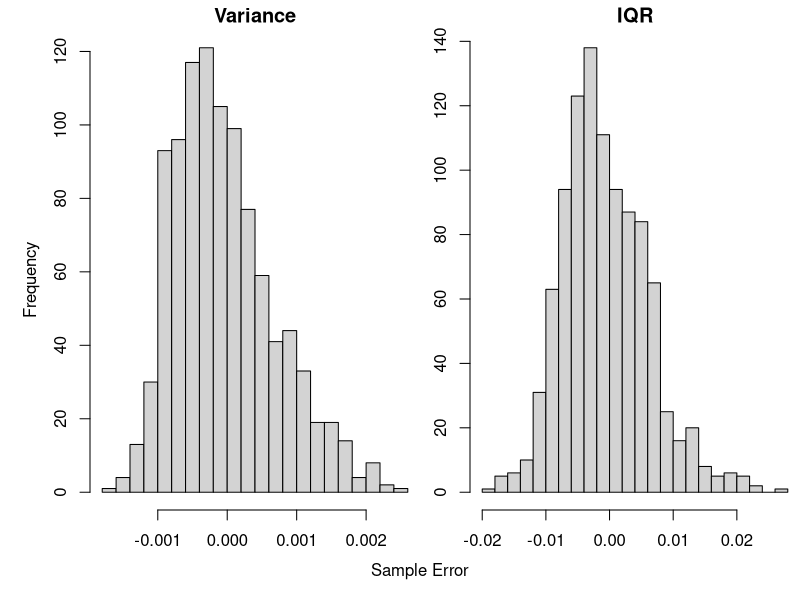
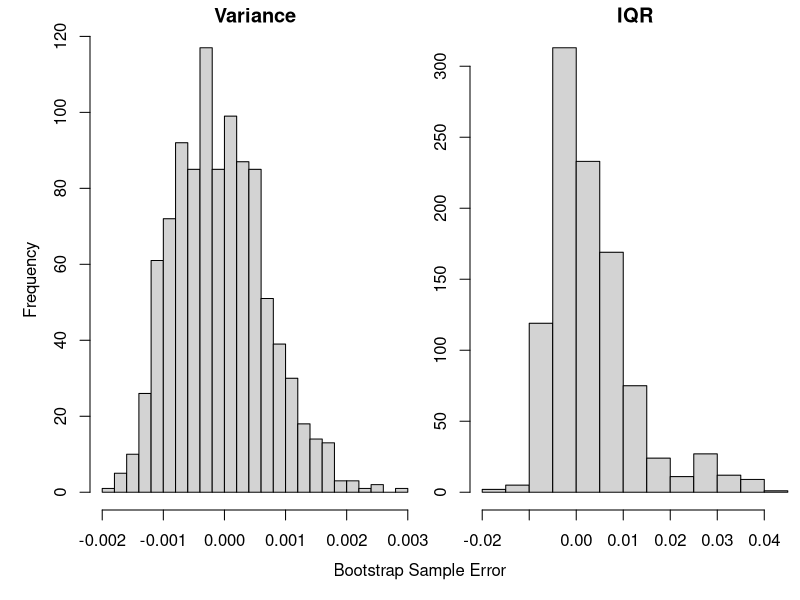
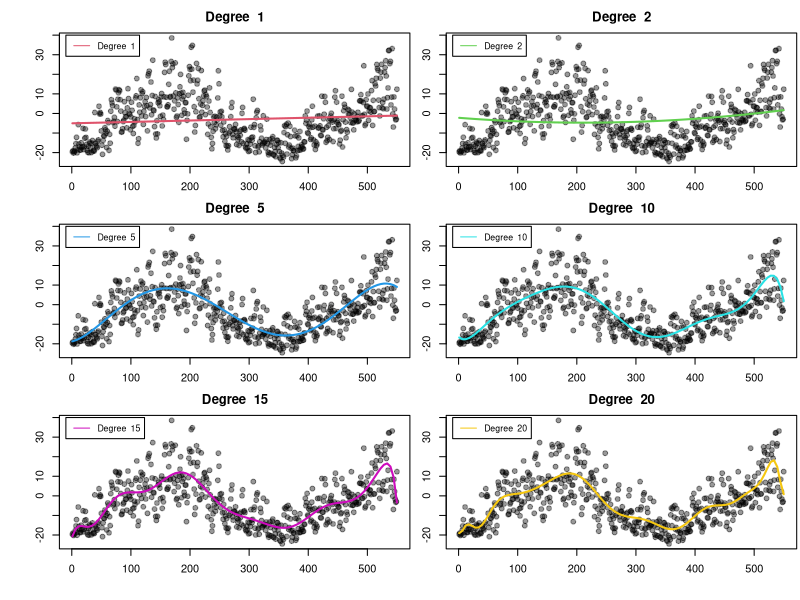
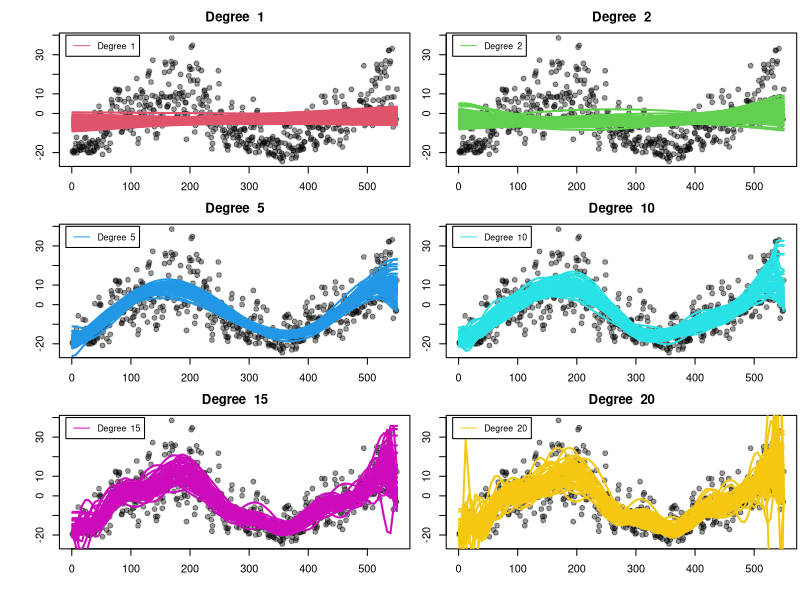

Here is the R script that generated these plots, in order: (Note: a time limit stopped this script after it produced the figures.)
## ---- chunk 1
econ <- read.csv("EconomicMobility.csv", header=TRUE)

VarIQR <- function(pop) {
  pop.var <- sum((pop - mean(pop))^2) / length(pop)
  pop.iqr <- IQR(pop)
  c(pop.var, pop.iqr)
}
pop.res <- VarIQR(econ$Mobility)
pop.res
## ---- chunk 2
M <- 1000
n <- 100
set.seed(341)
samples <- sapply(1:M, FUN = function(m) sample(econ$Mobility, n, replace=FALSE))

samp.res <- apply(samples, MARGIN=2, FUN=VarIQR)
samp.var.err <- samp.res[1,] - pop.res[1]
samp.iqr.err <- samp.res[2,] - pop.res[2]

par(mfrow=c(1,2), mar=c(2.5, 2.5, 1.5, 0), oma=c(2, 2, 0, 0))
hist(samp.var.err, breaks=20, main='Variance')
hist(samp.iqr.err, breaks=20, main='IQR')
mtext("Sample Error", side=1, line=0, outer=TRUE, cex=1)
mtext("Frequency", side=2, line=0, outer=TRUE, cex=1, las=0)
## ---- chunk 3
CommunitiesSample = c(265, 596, 270, 334, 653, 273,  93,  58, 113, 668, 235, 243, 703, 672, 411, 231, 723, 
                      127, 640, 217, 626, 279, 482, 395, 410, 162,   7, 603,  28, 100,  68, 141, 593, 564,
                      557, 604, 443, 202, 480, 285, 210, 585, 199, 224, 577, 551, 464, 611, 292, 649,  80,
                      180,   3, 463, 479,  77, 453, 241, 548, 488, 447, 396, 124, 552, 340, 615,  63, 380,
                      599, 590, 386,  99, 374, 225, 116, 610, 215, 651,  55, 563, 562, 122, 476, 355,  36,
                      293, 534, 652,  53, 571, 398, 353, 383, 627, 352, 377, 537, 151, 392,  51)
## ---- chunk 4
comm.samp <- econ$Mobility[CommunitiesSample]
comm.samp.res <- VarIQR(comm.samp)
comm.samp.res
## ---- chunk 5
B <- 1000
n <- length(comm.samp)
set.seed(341)
boot.samples <- sapply(1:B, FUN = function(m) sample(comm.samp, n, replace=TRUE))

boot.samp.res <- apply(boot.samples, MARGIN=2, FUN=VarIQR)
boot.samp.var.err <- boot.samp.res[1,] - comm.samp.res[1]
boot.samp.iqr.err <- boot.samp.res[2,] - comm.samp.res[2]

par(mfrow=c(1,2), mar=c(2.5, 2.5, 1.5, 0), oma=c(2, 2, 0, 0))
hist(boot.samp.var.err, breaks=20, main='Variance')
hist(boot.samp.iqr.err, breaks=20, main='IQR')
mtext("Bootstrap Sample Error", side=1, line=0, outer=TRUE, cex=1)
mtext("Frequency", side=2, line=0, outer=TRUE, cex=1, las=0)
## ---- chunk 6
se.var <- sd(boot.samp.res[1,])
se.iqr <- sd(boot.samp.res[2,])
c(se.var, se.iqr)
## ---- chunk 7
quantile(boot.samp.res[1,], probs=c(0.025, 0.975))
quantile(boot.samp.res[2,], probs=c(0.025, 0.975))
## ---- chunk 8
set.seed(341)
numIntervals <- 100
fit.var <- 0
fit.iqr <- 0
for (i in 1:numIntervals){
  B <- 1000
  n <- 100
  one.samp <- sample(econ$Mobility, n, replace=FALSE)
  boot.samps <- sapply(1:B, FUN = function(m) sample(one.samp, n, replace=TRUE))
  boot.samps.res <- apply(boot.samps, MARGIN=2, FUN=VarIQR)
  boot.samps.var <- boot.samps.res[1,]
  boot.samps.iqr <- boot.samps.res[2,]
  var.percent <- quantile(boot.samps.var, probs=c(0.025, 0.975))
  iqr.percent <- quantile(boot.samps.iqr, probs=c(0.025, 0.975))
  if (pop.res[1] >= var.percent[1] && pop.res[1] <= var.percent[2]) {
    fit.var <- fit.var + 1
  }
  if (pop.res[2] >= iqr.percent[1] && pop.res[2] <= iqr.percent[2]) {
    fit.iqr <- fit.iqr + 1
  }
}
c(fit.var, fit.iqr)
## ---- chunk 9
sdN = function(x) {
  sqrt(var(x) * (length(x) - 1)/length(x))
}

temp.var <- rep(0, numIntervals)
temp.var[1:fit.var] <- 1
sdN(temp.var) / sqrt(numIntervals)

temp.iqr <- rep(0, numIntervals)
temp.iqr[1:fit.iqr] <- 1
sdN(temp.iqr) / sqrt(numIntervals)
## ---- chunk 10
getmuhat <- function(sampleXY, complexity = 1) {
  formula <- paste0("y ~ ",
                    if (complexity==0) { "1" } 
                    else paste0("poly(x, ", complexity, ", raw = FALSE)") )
  fit <- lm(as.formula(formula), data = sampleXY)
  tx = sampleXY$x
  ty = fit$fitted.values
  range.X = range(tx)
  val.rY  = c( mean(ty[tx == range.X[1]]), 
               mean(ty[tx == range.X[2]]) )
  muhat <- function(x){
    if ("x" %in% names(x)) { newdata <- x } 
    else { newdata <- data.frame(x = x) }
    val = predict(fit, newdata = newdata)
    val[newdata$x < range.X[1]] = val.rY[1]
    val[newdata$x > range.X[2]] = val.rY[2]
    val
  }
  muhat
}

ozone <- read.csv("OzoneData.csv", header=TRUE)
names(ozone)  <- c("x", "y")
## ---- chunk 11
par(mfrow = c(3, 2), mar = 2.5 * c(0.75, 1, 1, 0.1))
degrees <- c(1, 2, 5, 10, 15, 20)
colours <- c(2, 3, 4, 5, 6, 7)
for (i in 1:6) {
  muhat <- getmuhat(ozone, complexity = degrees[i])
  plot(y ~ x, data = ozone, main = paste("Degree ", degrees[i]), pch = 19,
       xlab = "Day", ylab = "Ozone Level", col = adjustcolor("black", 0.4))
  curve(muhat, add = TRUE, lwd = 2, col = colours[i])
  legend(-10, 40, legend=paste("Degree ", degrees[i]), col = colours[i], cex=0.8, lty=1)
}
## ---- chunk 12
popSize <- function(pop) {nrow(as.data.frame(pop))}
getSampleComp <- function(pop, size, replace=FALSE) {
  N <- popSize(pop)
  samp <- rep(FALSE, N)
  samp[sample(1:N, size, replace = replace)] <- TRUE
  samp
}

M <- 50
n <- 100
set.seed(341)
samples <- lapply(1:M, FUN = function(i) {getSampleComp(ozone, n)})
Ssam <- lapply(samples, FUN = function(Si) {ozone[Si,]})
Tsam <- lapply(samples, FUN = function(Si) {ozone[!Si,]})

par(mfrow = c(3, 2), mar = 2.5 * c(0.75, 1, 1, 0.1))
degrees <- c(1, 2, 5, 10, 15, 20)
colours <- c(2, 3, 4, 5, 6, 7)
for (i in 1:6) {
  fits <- lapply(Ssam, FUN=getmuhat, complexity = degrees[i])
  plot(y ~ x, data = ozone, main = paste("Degree ", degrees[i]), pch = 19,
       xlab = "Day", ylab = "Ozone Level", col = adjustcolor("black", 0.4))
  for (fit in fits) {
    curve(fit, add = TRUE, lwd = 2, col = colours[i])
  }
  legend(-10, 40, legend=paste("Degree ", degrees[i]), col = colours[i], cex=0.8, lty=1)
}
## ---- chunk 13
library(knitr)
getmuFun <- function(pop) {
  pop = na.omit(pop)
  tauFun = approxfun(pop$x, pop$y, rule = 2, ties = mean)
  tauFun
}

getmubar <- function(muhats) {
  function(x) {
    Ans <- sapply(muhats, FUN = function(muhat) { muhat(x) })
    apply(Ans, MARGIN = 1, FUN = mean)
  }
}

apse_all <- function(Ssamples, Tsamples, complexity, tau) {
  N_S <- length(Ssamples)
  muhats <- lapply(Ssamples, FUN = function(sample) getmuhat(sample, complexity))
  mubar <- getmubar(muhats)
  
  rowMeans(sapply(1:N_S, FUN = function(j) {
    T_j <- Tsamples[[j]]
    S_j <- Ssamples[[j]]
    muhat <- muhats[[j]]
    T_j <- na.omit(T_j)
    y <- c(S_j$y, T_j$y)
    x <- c(S_j$x, T_j$x)
    tau_x <- tau(x)
    muhat_x <- muhat(x)
    mubar_x <- mubar(x)
    apse <- (y - muhat_x)
    bias2 <- (mubar_x - tau_x)
    var_mutilde <- (muhat_x - mubar_x)
    var_y <- (y - tau_x)
    squares <- rbind(apse, var_mutilde, bias2, var_y)^2
    rowMeans(squares)
  }))
}

degrees <- 0:15
tauFun = getmuFun(ozone)
apse_vals <- sapply(degrees, FUN = function(deg) {
  apse_all(Ssam, Tsam, complexity = deg, tau = tauFun)
})
colnames(apse_vals) = paste("deg", degrees, sep = " ")
## ---- chunk 14
kable(round(apse_vals[,0:6], 3), "pipe")
kable(round(apse_vals[,7:12], 3), "pipe")
kable(round(apse_vals[,13:16], 3), "pipe")
## ---- chunk 15
plot(degrees, sqrt(apse_vals[3,]), main="Errors for Line Fits", xlab = "Degree", 
     ylab = "sqrt(Error)", type = "l", ylim = c(0, 13), col = 3, lwd = 2)
lines(degrees, sqrt(apse_vals[2,]), col = 2, lwd = 2)
lines(degrees, sqrt(apse_vals[1,]), col = 1, lwd = 2)
lines(degrees, sqrt(apse_vals[4,]), col = 4, lwd = 2)
legend(10, 13, legend=c("APSE", "Var_Mu-tilde", "Bias^2", "Var_Y"), 
       col = 1:4, cex=0.65, lty=1)
## ---- chunk 16
muhat <- getmuhat(ozone, complexity = 9)
plot(y ~ x, data = ozone, main = "Degree 9", pch = 19,
     xlab = "Day", ylab = "Ozone Level", col = adjustcolor("black", 0.4))
curve(muhat, add = TRUE, lwd = 2, col = 2)
